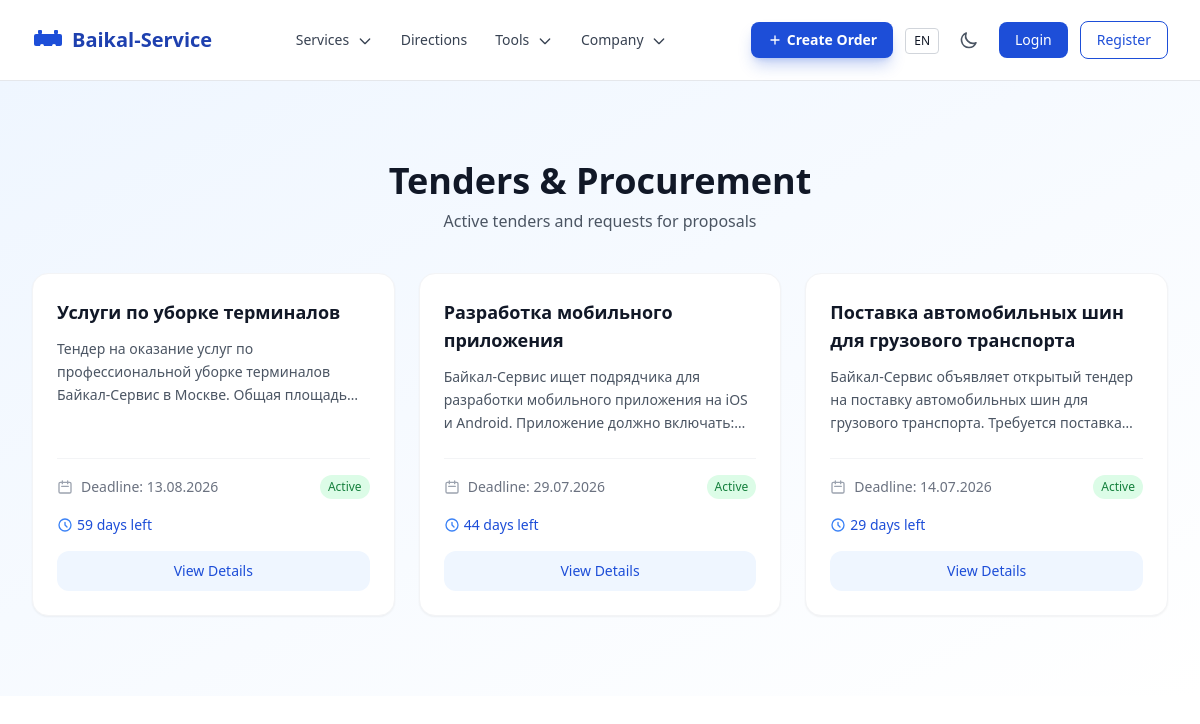
/ru/tenders/, run on the app's committed database.
### apps/core/models.py (models this page shows, shortened)
class Tender(models.Model):
    title = models.CharField(max_length=255, verbose_name=_('Title'))
    slug = models.SlugField(unique=True, verbose_name=_('Slug'))
    description = models.TextField(verbose_name=_('Description'))
    deadline = models.DateTimeField(verbose_name=_('Deadline'))
    is_active = models.BooleanField(default=True, verbose_name=_('Active'))
    published_at = models.DateTimeField(auto_now_add=True, verbose_name=_('Published at'))
    class Meta:
        verbose_name = _('Tender')
        verbose_name_plural = _('Tenders')
        ordering = ['-published_at']

### apps/core/views.py (the view)
# urls.py: path('tenders/', views.TenderListView.as_view(), name='tenders'),
class TenderListView(ListView):
    model = Tender
    template_name = 'pages/core/tenders.html'
    context_object_name = 'tenders'
    def get_queryset(self):
        return Tender.objects.filter(is_active=True)

### apps/core/context_processors.py (called while the page is built)
def site_settings(request):
    return {
        'SITE_NAME': 'Baikal-Service',
        'SITE_DESCRIPTION': 'Logistics and cargo transportation across Russia and CIS',
        'theme': getattr(request, 'theme', 'light'),
        'DEBUG': settings.DEBUG,
    }

### apps/core/templatetags/i18n_extras.py (called while the page is built)
@register.filter
def localized(obj, language=None):
    if language is None:
        language = translation.get_language()
    lang_code = language[:2] if language else 'ru'
    if hasattr(obj, 'get_localized_name'):
        return obj.get_localized_name(lang_code)
    if lang_code == 'en':
        if hasattr(obj, 'name_en') and obj.name_en:
            return obj.name_en
        if hasattr(obj, 'title_en') and obj.title_en:
            return obj.title_en
    if hasattr(obj, 'name'):
        return obj.name
    if hasattr(obj, 'title'):
        return obj.title
    return str(obj)

@register.filter
def localized_field(obj, field_name):
    language = translation.get_language()
    lang_code = language[:2] if language else 'ru'
    if lang_code == 'en':
        en_field = f'{field_name}_en'
        if hasattr(obj, en_field):
            value = getattr(obj, en_field)
            if value:
                return value
    return getattr(obj, field_name, '')

### templates/pages/core/tenders.html (shortened to what this page needs)
{% extends 'base.html' %}{% load i18n static i18n_extras %}
{% block content %}
<div class="bg-gradient-to-br from-baikal-50 to-white dark:from-gray-900 dark:to-gray-800">
  <div class="max-w-7xl mx-auto px-4 sm:px-6 lg:px-8 py-12 lg:py-20">
    <h1 class="text-3xl lg:text-4xl font-bold text-gray-900 dark:text-white text-center mb-2">{% translate 'Tenders & Procurement' %}</h1>
    <p class="text-gray-600 dark:text-gray-400 text-center max-w-2xl mx-auto mb-10">{% translate 'Active tenders and requests for proposals' %}</p>
    <div class="grid grid-cols-1 md:grid-cols-2 lg:grid-cols-3 gap-6">
      {% for tender in tenders %}
      <div class="bg-white dark:bg-gray-800 rounded-2xl p-6 shadow-sm hover:shadow-xl border border-gray-100 dark:border-gray-700 transition-all duration-300 flex flex-col">
        <div class="flex-1">
          <h3 class="text-lg font-semibold text-gray-900 dark:text-white mb-3">{{ tender|localized }}</h3>
          <p class="text-gray-600 dark:text-gray-400 text-sm leading-relaxed line-clamp-3">{{ tender|localized_field:'description'|striptags|truncatewords:30 }}</p>
        </div>
        <div class="mt-6 pt-4 border-t border-gray-100 dark:border-gray-700">
          <div class="flex items-center justify-between mb-4">
            <div class="flex items-center gap-2">
              <svg class="w-4 h-4 text-gray-400" fill="none" stroke="currentColor" viewBox="0 0 24 24"><path stroke-linecap="round" stroke-linejoin="round" stroke-width="2" d="M8 7V3m8 4V3m-9 8h10M5 21h14a2 2 0 002-2V7a2 2 0 00-2-2H5a2 2 0 00-2 2v12a2 2 0 002 2z"/></svg>
              <span class="text-sm text-gray-500 dark:text-gray-400">{% translate 'Deadline' %}: {{ tender.deadline|date:"d.m.Y" }}</span>
            </div>
            <span class="text-xs px-2 py-1 rounded-full {% if tender.is_active %}bg-green-100 dark:bg-green-900/30 text-green-700 dark:text-green-400{% else %}bg-red-100 dark:bg-red-900/30 text-red-700 dark:text-red-400{% endif %}">
              {% if tender.is_active %}{% translate 'Active' %}{% else %}{% translate 'Closed' %}{% endif %}
            </span>
          </div>
          {% if tender.is_active %}
          <div x-data="{ deadline: new Date('{{ tender.deadline|date:'Y/m/d' }}').getTime(), now: new Date().getTime() }" x-init="setInterval(() => { now = new Date().getTime() }, 1000)" class="mb-4">
            <div class="flex items-center gap-1 text-sm">
              <svg class="w-4 h-4 text-baikal-500" fill="none" stroke="currentColor" viewBox="0 0 24 24"><path stroke-linecap="round" stroke-linejoin="round" stroke-width="2" d="M12 8v4l3 3m6-3a9 9 0 11-18 0 9 9 0 0118 0z"/></svg>
              <span class="text-baikal-600 dark:text-baikal-400 font-medium" x-text="Math.max(0, Math.floor((deadline - now) / 86400000)) + ' ' + '{% translate "days left" %}'"></span>
            </div>
          </div>
          {% endif %}
          <a href="{% url 'core:tender_detail' slug=tender.slug %}" class="block w-full text-center px-4 py-2.5 bg-baikal-50 dark:bg-baikal-900/30 text-baikal-600 dark:text-baikal-400 font-medium rounded-xl hover:bg-baikal-100 dark:hover:bg-baikal-900/50 transition-colors text-sm">
            {% translate 'View Details' %}
          </a>
        </div>
      </div>
      {% endfor %}
    </div>
  </div>
</div>
{% endblock %}

### static/css/styles.css (style rules this page uses)
html { line-height: 1.5; -webkit-text-size-adjust: 100%; -moz-tab-size: 4; tab-size: 4; font-family: 'Inter', ui-sans-serif, system-ui, sans-serif; font-feature-settings: normal; font-variation-settings: normal; -webkit-tap-highlight-color: transparent; }
body { margin: 0; line-height: inherit; }
a { color: inherit; text-decoration: inherit; }

### data on the page
Tender: title "Услуги по уборке терминалов", description "Тендер на оказание услуг по профессиональной уборке терминалов Байкал-Сервис в Москве. Общая…", deadline "13.08.2026"
Tender: title "Разработка мобильного приложения", description "Байкал-Сервис ищет подрядчика для разработки мобильного приложения на iOS и Android. Приложение должно…", deadline "29.07.2026"
Tender: title "Поставка автомобильных шин для грузового транспорта", description "Байкал-Сервис объявляет открытый тендер на поставку автомобильных шин для грузового транспорта. Требуется…", deadline "14.07.2026"

### other printed values
{{ lang_code }} "EN"
